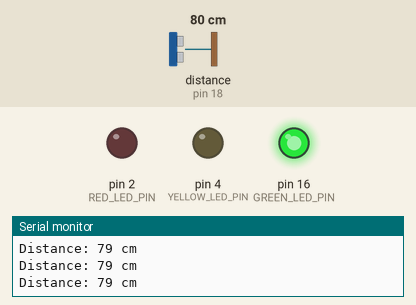
Simulated run of this sketch. Board: Arduino Uno, built with avr-gcc and run on an emulated ATmega328P. On the bench: output pins drawn as LEDs (lit = HIGH), the last lines printed to the serial monitor. Wiring (inferred from the names in the program): ultrasonic range finder: trigger pin 5; echo pin 18. Inputs (shaded band) come from the test bench; at power-on: distance to the obstacle (sensor on pin 18) 80 cm. The echo pulse lasts 58.3 µs per cm; pins used as bus, display or sensor lines are not drawn.

Above: at 1.2 s.
1.3 s: distance to the obstacle (sensor on pin 18) set to 23 cm
2.8 s: distance to the obstacle (sensor on pin 18) set to 19 cm
At 3.5 s:
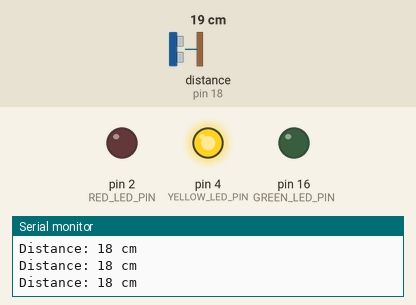
4.3 s: distance to the obstacle (sensor on pin 18) set to 12 cm
5.8 s: distance to the obstacle (sensor on pin 18) set to 9 cm
At 6.4 s:
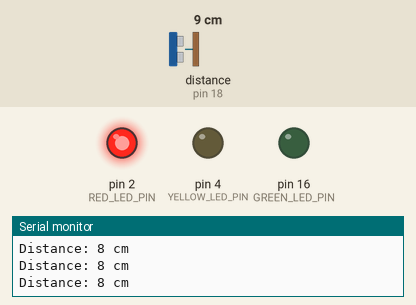
7.3 s: distance to the obstacle (sensor on pin 18) set to 18 cm
At 8.3 s:
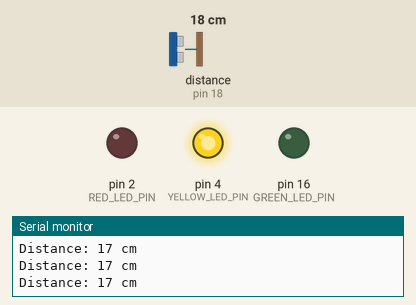
8.8 s: distance to the obstacle (sensor on pin 18) set to 2 cm
At 9.2 s:
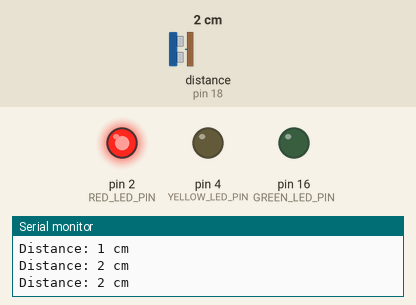
Timing chart, 0 to 11.3 s (numbered marks = the images above; inputs shaded):
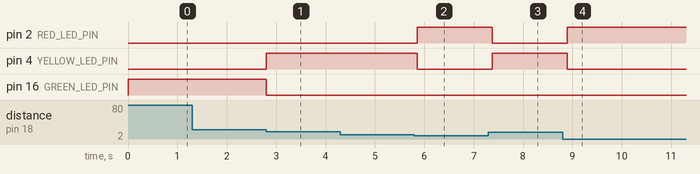

The sketch:

DigitalScaleWithLedIndicator.ino
```cpp
#define TRIG_PIN 5
#define ECHO_PIN 18

#define RED_LED_PIN 2
#define YELLOW_LED_PIN 4
#define GREEN_LED_PIN 16

void setup() {
  Serial.begin(115200);
  pinMode(TRIG_PIN, OUTPUT);
  pinMode(ECHO_PIN, INPUT);
  pinMode(RED_LED_PIN, OUTPUT);
  pinMode(YELLOW_LED_PIN, OUTPUT);
  pinMode(GREEN_LED_PIN, OUTPUT);
}

void loop() {
  long duration;
  int distance;

  // Clear the TrigPin
  digitalWrite(TRIG_PIN, LOW);
  delayMicroseconds(2);

  // Set the TrigPin on HIGH state for 10 microseconds
  digitalWrite(TRIG_PIN, HIGH);
  delayMicroseconds(10);
  digitalWrite(TRIG_PIN, LOW);

  // Read the EchoPin, returns the sound wave travel time in microseconds
  duration = pulseIn(ECHO_PIN, HIGH);

  // Calculate the distance in cm
  distance = duration * 0.034 / 2;

  Serial.print("Distance: ");
  Serial.print(distance);
  Serial.println(" cm");


  if (distance < 10) {
    digitalWrite(RED_LED_PIN, HIGH);
    digitalWrite(YELLOW_LED_PIN, LOW);
    digitalWrite(GREEN_LED_PIN, LOW);
  } else if (distance >= 10 && distance < 20) {
    digitalWrite(RED_LED_PIN, LOW);
    digitalWrite(YELLOW_LED_PIN, HIGH);
    digitalWrite(GREEN_LED_PIN, LOW);
  } else {
    digitalWrite(RED_LED_PIN, LOW);
    digitalWrite(YELLOW_LED_PIN, LOW);
    digitalWrite(GREEN_LED_PIN, HIGH);
  }

  delay(100);
}
```

Measured:
- the behaviour switches between 21 and 20 cm on distance to the obstacle (sensor on pin 18) (found by bisection; images 0 and 1)
- the behaviour switches between 11 and 10 cm on distance to the obstacle (sensor on pin 18) (found by bisection; images 1 and 2)
- after the input at 2.8 s, pin 4 (YELLOW_LED_PIN): LOW → HIGH at once; pin 16 (GREEN_LED_PIN): HIGH → LOW at once
- after the input at 5.8 s, pin 2 (RED_LED_PIN): LOW → HIGH after 0.05 s; pin 4 (YELLOW_LED_PIN): HIGH → LOW after 0.05 s
- after the input at 7.3 s, pin 2 (RED_LED_PIN): HIGH → LOW after 0.07 s; pin 4 (YELLOW_LED_PIN): LOW → HIGH after 0.07 s
- after the input at 8.8 s, pin 2 (RED_LED_PIN): LOW → HIGH after 0.10 s; pin 4 (YELLOW_LED_PIN): HIGH → LOW after 0.10 s
